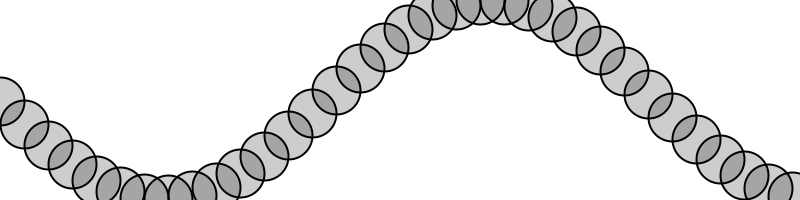
Frame 1 (no input)
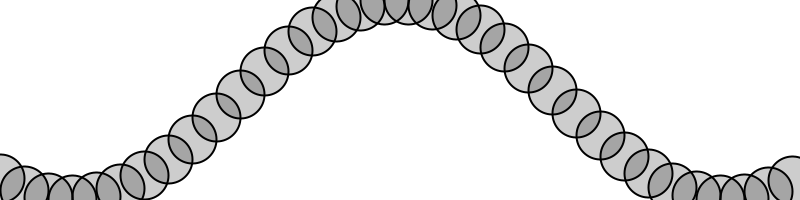
Frame 60 (the mouse pressed at the canvas centre just before this capture)
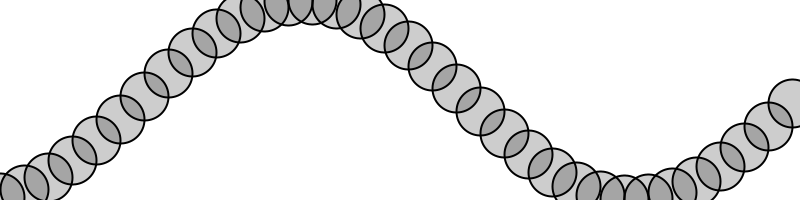
Frame 120 (the mouse held since frame 60 and released just before this capture)

The Processing sketch that drew these frames (run headless with seeded random() and noise(); from frame 60 on, the mouse is pressed at the canvas centre):

// Processing sketch: NOC_3_09_wave
// ── NOC_3_09_wave.pde

float startAngle = 0;
float angleVel = 0.23;

void setup() {
  size(800,200);
  smooth();
}

void draw() {
  background(255);

  startAngle += 0.015;
  float angle = startAngle;

 for (int x = 0; x <= width; x += 24) {
    float y = map(sin(angle),-1,1,0,height);
    stroke(0);
    fill(0,50);
    strokeWeight(2);
    ellipse(x,y,48,48);
    angle += angleVel;
  } 

}
